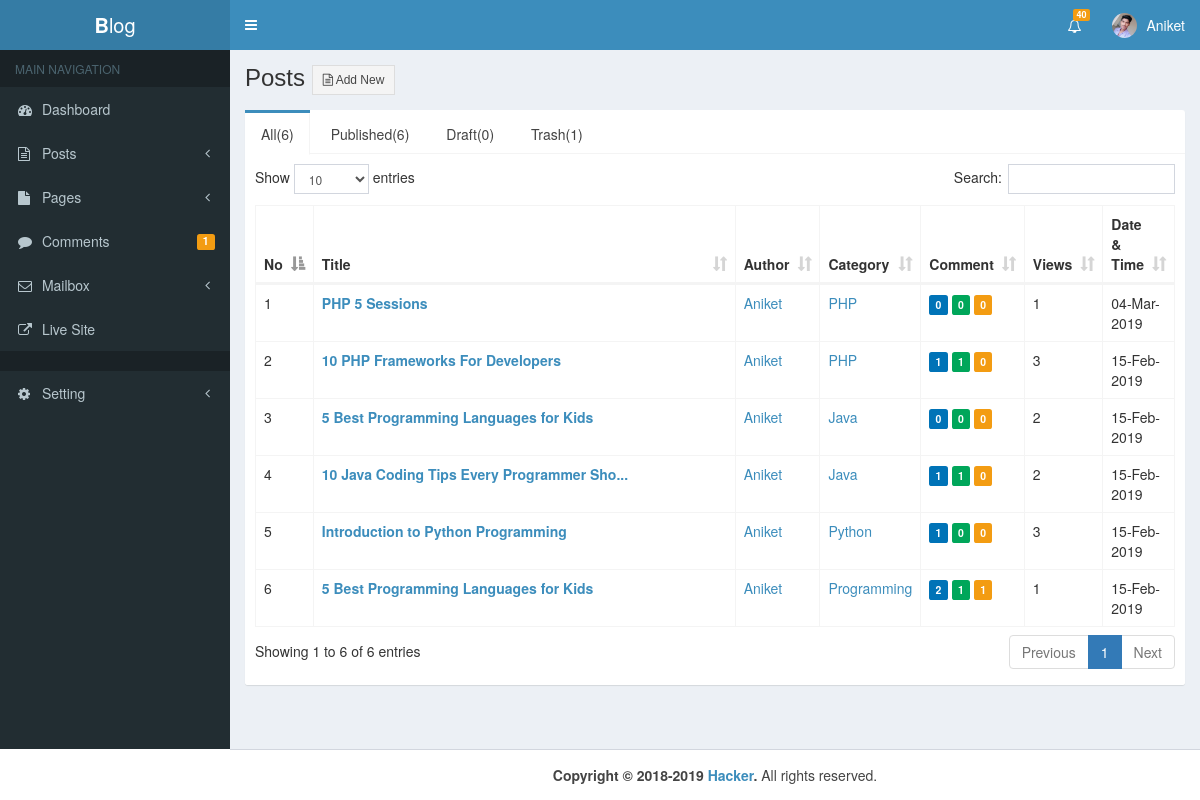
The app's page /admin/all_post.php (signed in) with its own data.
### tables this page shows
CREATE TABLE `user` (
  `id` int(11) NOT NULL,
  `username` varchar(100) NOT NULL,
  `email` varchar(100) NOT NULL,
  `website` varchar(100) NOT NULL,
  `fname` varchar(100) NOT NULL,
  `lname` varchar(100) NOT NULL,
  `bio` mediumtext NOT NULL,
  `detail` varchar(500) NOT NULL,
  `password` varchar(100) NOT NULL,
  `img` varchar(1000) NOT NULL,
  `registered_date` varchar(100) NOT NULL
);

CREATE TABLE `posts` (
  `id` int(11) NOT NULL,
  `date` varchar(50) NOT NULL,
  `title` varchar(200) NOT NULL,
  `category` varchar(100) NOT NULL,
  `author` varchar(100) NOT NULL,
  `img` varchar(200) NOT NULL,
  `post` longtext NOT NULL,
  `sampleText` varchar(200) NOT NULL,
  `post_status` varchar(50) NOT NULL,
  `type` varchar(50) NOT NULL,
  `comment_count` int(11) NOT NULL,
  `post_view` int(11) NOT NULL,
  `unique_visitor` int(11) NOT NULL,
  `category_id` int(11) NOT NULL
);

### admin/all_post.php (the view, shortened to what this page needs)
<?php
include "header.php"
?>
<?php
$all = "SELECT * FROM posts WHERE post_status NOT IN ('trash') && type = 'post'";
$result = mysqli_query($con,$all);
$TotalPost = mysqli_num_rows($result);
$publish = "SELECT * FROM posts WHERE post_status = 'publish'  && type = 'post'";
$result = mysqli_query($con,$publish);
$PublishPost = mysqli_num_rows($result);
$draft = "SELECT * FROM posts WHERE post_status = 'draft'  && type = 'post'";
$result = mysqli_query($con,$draft);
$DraftPost = mysqli_num_rows($result);
$trash = "SELECT * FROM posts WHERE post_status = 'trash'  && type = 'post'";
$result = mysqli_query($con,$trash);
$TrashPost = mysqli_num_rows($result);
 ?>
<body class="hold-transition skin-blue sidebar-mini">
<div class="wrapper">
  <?php include "nav.php" ?>
  <?php include "sidebar.php" ?>
  <div class="content-wrapper">
    <section class="content-header">
      <h1>
        Posts
        <a href="new_post.php">
          <span class="btn btn-default btn-flat btn-sm"><i class="fa fa-file-text-o"></i> Add New</span>
        </a>
      </h1>
    </section>
    <section class="content">
      <div class="row">
       <div class="col-md-12">
         <div class="nav-tabs-custom">
           <ul class="nav nav-tabs">
             <li class="active"><a href="#tab_1" data-toggle="tab"><?php echo "All($TotalPost)"; ?></a></li>
             <li><a href="#tab_2" data-toggle="tab"><?php echo "Published($PublishPost)"; ?></a></li>
             <li><a href="#tab_3" data-toggle="tab"><?php echo "Draft($DraftPost)"; ?></a></li>
             <li><a href="#tab_4" data-toggle="tab"><?php echo "Trash($TrashPost)"; ?></a></a></li>
           </ul>
           <div class="tab-content">
             <div class="tab-pane active" id="tab_1">
               <table id="example1" class="table table-bordered table-hover">
                 <thead>
                   <tr>
                     <th>No</th>
                     <th style="width:50%">Title</th>
                     <th>Author</th>
                     <th>Category</th>
                     <th>Comment</th>
                     <th>Views</th>
                     <th>Date & Time</th>
                   </tr>
                 </thead>
                 <tbody>
                  <?php
                    $sr = 0;
                    $sql = "SELECT * FROM posts WHERE post_status NOT IN ('trash')  && type = 'post' ORDER BY id DESC";
                    $result = mysqli_query($con,$sql);
                    while ($row = mysqli_fetch_array($result)) {
                      $id = $row['id'];
                      $title = $row['title'];
                      $author = $row['author'];
                      $category = $row['category'];
                      $post_view = $row['post_view'];
                      $comment_count = $row['comment_count'];
                      $date = $row['date'];
                      $sr++;
                   ?>
                  <tr>
                    <td><?php echo "$sr"; ?></td>
                    <td class="titleHover">
                    <a href="../post.php?p=<?php echo "$id"; ?>&Preview=true" target="_blank">
                       <b>
                        <?php
                          if (strlen($title)>40) {$title = substr($title,0,40)."...";}
                           echo $title
                        ?>
                      </b><br>
                    </a>
                    </td>
                    <td><a href="#"><?php echo $author ?></a></td>
                    <td><a href="#"><?php echo $category ?></a></td>
                    <td>
                      <a href="comment.php">
                        <span class="pull-right-container">
                          <small class="label bg-blue"><?php echo $comment_count; ?></small>
                          <?php
                            $con = new mysqli("localhost","root","","blog");
                            $s = "SELECT * FROM comments WHERE post_id = '$id' AND comment_status = 'approve'";
                            $r = mysqli_query($con,$s);
                            $ApproveComment = mysqli_num_rows($r);
                           ?>
                           <small class="label bg-green"><?php echo $ApproveComment; ?></small>
                           <?php
                             $con = new mysqli("localhost","root","","blog");
                             $s = "SELECT * FROM comments WHERE post_id = '$id' AND comment_status = 'pending'";
                             $r = mysqli_query($con,$s);
                             $PendingComment = mysqli_num_rows($r);
                            ?>
                            <small class="label bg-yellow"><?php echo $PendingComment; ?></small>
                        </span>
                      </a>
                    </td>
                    <td><?php echo "$post_view";?>
                    </td>
                    <td>
                      <?php
                        if (strlen($date)>11) {$date = substr($date,0,11);}
                        echo $date
                      ?>
                    </td>
                    </tr>
                    <?php
                      }
                    ?>
                  </tbody>
                </table>
             </div>
          </div>
        </div>
      </div>
    </div>
  </div>
</div>
  <?php include "footer.php" ?>
</body>

### admin/nav.php (shortened to what this page needs)
<?php
$con = new mysqli("localhost","root","","blog");
$i = $_SESSION['User_Id'];
$sql = "SELECT * FROM user WHERE id = '$i'";
$result = mysqli_query($con,$sql);
$row = mysqli_fetch_array($result);
$user = $row['username'];
$img = $row['img'];
 ?>
<header class="main-header">
  <a href="index.php" class="logo">
    <span class="logo-lg"><b>B</b>log</span>
  </a>
  <nav class="navbar navbar-static-top">
      <a href="#" class="sidebar-toggle" data-toggle="push-menu" role="button">
      </a>
      <div class="navbar-custom-menu">
        <ul class="nav navbar-nav">
          <li class="dropdown notifications-menu">
           <a href="#" class="dropdown-toggle" data-toggle="dropdown">
             <i class="fa fa-bell-o"></i>
             <span class="label label-warning">40</span>
           </a>
         </li>
          <li class="dropdown user user-menu">
            <a href="#" class="dropdown-toggle" data-toggle="dropdown">
              <?php if (!empty($img)): ?>
                <img src="upload/<?php echo "$img"; ?>" class="user-image" alt="User Image">
              <?php endif; ?>
              <span class="hidden-xs"><?php echo "$user"; ?></span>
            </a>
          </li>
        </ul>
      </div>
    </nav>
</header>

### admin/assets/css/main.css (style rules this page uses)
body { min-height: 100vh; }

### records on screen
user: img (placeholder picture), username "Aniket"
posts: title "PHP 5 Sessions", author "Aniket", category "PHP", comment_count "0", ApproveComment "0", PendingComment "0", post_view "1", date "04-Mar-2019"
posts: title "10 PHP Frameworks For Developers", author "Aniket", category "PHP", comment_count "1", ApproveComment "1", PendingComment "0", post_view "3", date "15-Feb-2019"
posts: title "5 Best Programming Languages for Kids", author "Aniket", category "Java", comment_count "0", ApproveComment "0", PendingComment "0", post_view "2", date "15-Feb-2019"
posts: title "10 Java Coding Tips Every Programmer Sho...", author "Aniket", category "Java", comment_count "1", ApproveComment "1", PendingComment "0", post_view "2", date "15-Feb-2019"
posts: title "Introduction to Python Programming", author "Aniket", category "Python", comment_count "1", ApproveComment "0", PendingComment "0", post_view "3", date "15-Feb-2019"
posts: title "5 Best Programming Languages for Kids", author "Aniket", category "Programming", comment_count "2", ApproveComment "1", PendingComment "1", post_view "1", date "15-Feb-2019"

### other values on screen
$PendingComment "1"
$TotalPost "6"
$PublishPost "6"
$DraftPost "0"
$TrashPost "1"
